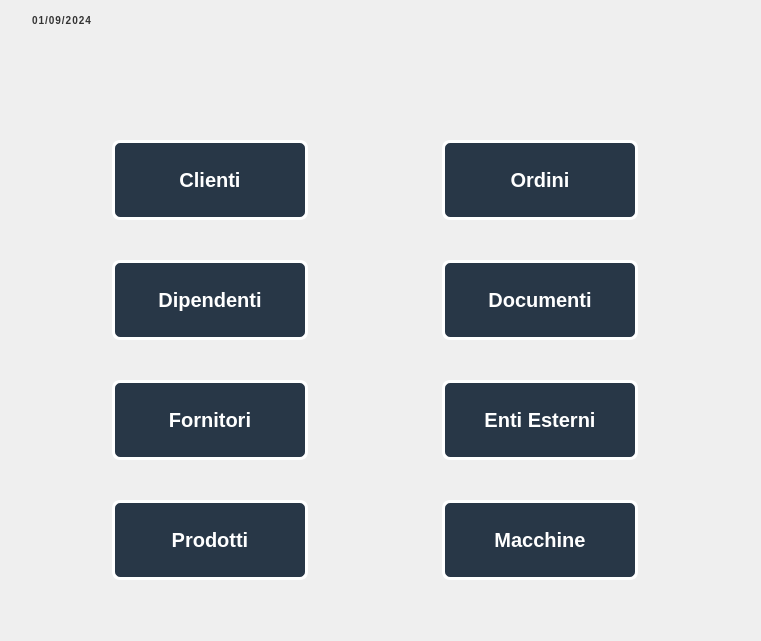
<?xml version="1.0" encoding="UTF-8"?>
<ui version="4.0">
 <class>FinestraHome</class>
 <widget class="QMainWindow" name="FinestraHome">
  <property name="geometry">
   <rect>
    <x>0</x>
    <y>0</y>
    <width>761</width>
    <height>641</height>
   </rect>
  </property>
  <property name="minimumSize">
   <size>
    <width>761</width>
    <height>641</height>
   </size>
  </property>
  <property name="maximumSize">
   <size>
    <width>761</width>
    <height>641</height>
   </size>
  </property>
  <property name="windowTitle">
   <string>Home</string>
  </property>
  <property name="styleSheet">
   <string notr="true"/>
  </property>
  <property name="animated">
   <bool>true</bool>
  </property>
  <widget class="QWidget" name="centralwidget">
   <property name="minimumSize">
    <size>
     <width>761</width>
     <height>641</height>
    </size>
   </property>
   <property name="maximumSize">
    <size>
     <width>761</width>
     <height>641</height>
    </size>
   </property>
   <widget class="QPushButton" name="ButtonListaClienti">
    <property name="geometry">
     <rect>
      <x>110</x>
      <y>130</y>
      <width>200</width>
      <height>100</height>
     </rect>
    </property>
    <property name="styleSheet">
     <string notr="true">QPushButton {
    background-color: #283747;
    border-radius: 8px;
    border: 3px solid #FFFFFF; /* Bordo bianco esterno */
    box-sizing: border-box;
    color: #FFFFFF;
    padding: 8px;
    text-align: center;
    display: inline-block;

    font-size: 20px;
    font-weight: 500;
    line-height: 1.5;
    margin: 10px 2px;
    cursor: pointer;
    transition: color .15s ease-in-out, background-color .15s ease-in-out, border-color .15s ease-in-out, box-shadow .15s ease-in-out;   

}

QPushButton:hover {
    background-color: #1E2230;
    border-color: #FFFFFF; /* Mantieni il bordo bianco al passaggio del mouse */
}

QPushButton:focus {
    background-color: #242835;
    border-color: #FFFFFF; /* Mantieni il bordo bianco al focus */
    box-shadow: rgba(255, 255, 255, 0.15) 0 1px 0 inset, rgba(46, 54, 80, 0.075) 0 1px 1px, rgba(104, 101, 235, 0.5) 0 0 0 32px;
}
</string>
    </property>
    <property name="text">
     <string>Clienti</string>
    </property>
   </widget>
   <widget class="QPushButton" name="ButtonListaOrdini">
    <property name="geometry">
     <rect>
      <x>440</x>
      <y>130</y>
      <width>200</width>
      <height>100</height>
     </rect>
    </property>
    <property name="styleSheet">
     <string notr="true">QPushButton {
    background-color: #283747;
    border-radius: 8px;
    border: 3px solid #FFFFFF; /* Bordo bianco esterno */
    box-sizing: border-box;
    color: #FFFFFF;
    padding: 8px;
    text-align: center;
    display: inline-block;

    font-size: 20px;
    font-weight: 500;
    line-height: 1.5;
    margin: 10px 2px;
    cursor: pointer;
    transition: color .15s ease-in-out, background-color .15s ease-in-out, border-color .15s ease-in-out, box-shadow .15s ease-in-out;   

}

QPushButton:hover {
    background-color: #1E2230;
    border-color: #FFFFFF; /* Mantieni il bordo bianco al passaggio del mouse */
}

QPushButton:focus {
    background-color: #242835;
    border-color: #FFFFFF; /* Mantieni il bordo bianco al focus */
    box-shadow: rgba(255, 255, 255, 0.15) 0 1px 0 inset, rgba(46, 54, 80, 0.075) 0 1px 1px, rgba(104, 101, 235, 0.5) 0 0 0 32px;
}</string>
    </property>
    <property name="text">
     <string>Ordini</string>
    </property>
   </widget>
   <widget class="QPushButton" name="ButtonListaDipendenti">
    <property name="geometry">
     <rect>
      <x>110</x>
      <y>250</y>
      <width>200</width>
      <height>100</height>
     </rect>
    </property>
    <property name="styleSheet">
     <string notr="true">QPushButton {
    background-color: #283747;
    border-radius: 8px;
    border: 3px solid #FFFFFF; /* Bordo bianco esterno */
    box-sizing: border-box;
    color: #FFFFFF;
    padding: 8px;
    text-align: center;
    display: inline-block;

    font-size: 20px;
    font-weight: 500;
    line-height: 1.5;
    margin: 10px 2px;
    cursor: pointer;
    transition: color .15s ease-in-out, background-color .15s ease-in-out, border-color .15s ease-in-out, box-shadow .15s ease-in-out;   

}

QPushButton:hover {
    background-color: #1E2230;
    border-color: #FFFFFF; /* Mantieni il bordo bianco al passaggio del mouse */
}

QPushButton:focus {
    background-color: #242835;
    border-color: #FFFFFF; /* Mantieni il bordo bianco al focus */
    box-shadow: rgba(255, 255, 255, 0.15) 0 1px 0 inset, rgba(46, 54, 80, 0.075) 0 1px 1px, rgba(104, 101, 235, 0.5) 0 0 0 32px;
}
</string>
    </property>
    <property name="text">
     <string>Dipendenti</string>
    </property>
   </widget>
   <widget class="QPushButton" name="ButtonListaDocumenti">
    <property name="geometry">
     <rect>
      <x>440</x>
      <y>250</y>
      <width>200</width>
      <height>100</height>
     </rect>
    </property>
    <property name="styleSheet">
     <string notr="true">QPushButton {
    background-color: #283747;
    border-radius: 8px;
    border: 3px solid #FFFFFF; /* Bordo bianco esterno */
    box-sizing: border-box;
    color: #FFFFFF;
    padding: 8px;
    text-align: center;
    display: inline-block;

    font-size: 20px;
    font-weight: 500;
    line-height: 1.5;
    margin: 10px 2px;
    cursor: pointer;
    transition: color .15s ease-in-out, background-color .15s ease-in-out, border-color .15s ease-in-out, box-shadow .15s ease-in-out;   

}

QPushButton:hover {
    background-color: #1E2230;
    border-color: #FFFFFF; /* Mantieni il bordo bianco al passaggio del mouse */
}

QPushButton:focus {
    background-color: #242835;
    border-color: #FFFFFF; /* Mantieni il bordo bianco al focus */
    box-shadow: rgba(255, 255, 255, 0.15) 0 1px 0 inset, rgba(46, 54, 80, 0.075) 0 1px 1px, rgba(104, 101, 235, 0.5) 0 0 0 32px;
}
</string>
    </property>
    <property name="text">
     <string>Documenti</string>
    </property>
   </widget>
   <widget class="QPushButton" name="ButtonListaFornitori">
    <property name="geometry">
     <rect>
      <x>110</x>
      <y>370</y>
      <width>200</width>
      <height>100</height>
     </rect>
    </property>
    <property name="styleSheet">
     <string notr="true">QPushButton {
    background-color: #283747;
    border-radius: 8px;
    border: 3px solid #FFFFFF; /* Bordo bianco esterno */
    box-sizing: border-box;
    color: #FFFFFF;
    padding: 8px;
    text-align: center;
    display: inline-block;

    font-size: 20px;
    font-weight: 500;
    line-height: 1.5;
    margin: 10px 2px;
    cursor: pointer;
    transition: color .15s ease-in-out, background-color .15s ease-in-out, border-color .15s ease-in-out, box-shadow .15s ease-in-out;   

}

QPushButton:hover {
    background-color: #1E2230;
    border-color: #FFFFFF; /* Mantieni il bordo bianco al passaggio del mouse */
}

QPushButton:focus {
    background-color: #242835;
    border-color: #FFFFFF; /* Mantieni il bordo bianco al focus */
    box-shadow: rgba(255, 255, 255, 0.15) 0 1px 0 inset, rgba(46, 54, 80, 0.075) 0 1px 1px, rgba(104, 101, 235, 0.5) 0 0 0 32px;
}

</string>
    </property>
    <property name="text">
     <string>Fornitori</string>
    </property>
   </widget>
   <widget class="QPushButton" name="ButtonListaEntiEsterni">
    <property name="geometry">
     <rect>
      <x>440</x>
      <y>370</y>
      <width>200</width>
      <height>100</height>
     </rect>
    </property>
    <property name="styleSheet">
     <string notr="true">QPushButton {
    background-color: #283747;
    border-radius: 8px;
    border: 3px solid #FFFFFF; /* Bordo bianco esterno */
    box-sizing: border-box;
    color: #FFFFFF;
    padding: 8px;
    text-align: center;
    display: inline-block;

    font-size: 20px;
    font-weight: 500;
    line-height: 1.5;
    margin: 10px 2px;
    cursor: pointer;
    transition: color .15s ease-in-out, background-color .15s ease-in-out, border-color .15s ease-in-out, box-shadow .15s ease-in-out;   

}

QPushButton:hover {
    background-color: #1E2230;
    border-color: #FFFFFF; /* Mantieni il bordo bianco al passaggio del mouse */
}

QPushButton:focus {
    background-color: #242835;
    border-color: #FFFFFF; /* Mantieni il bordo bianco al focus */
    box-shadow: rgba(255, 255, 255, 0.15) 0 1px 0 inset, rgba(46, 54, 80, 0.075) 0 1px 1px, rgba(104, 101, 235, 0.5) 0 0 0 32px;
}

</string>
    </property>
    <property name="text">
     <string>Enti Esterni</string>
    </property>
   </widget>
   <widget class="QPushButton" name="ButtonListaProdotti">
    <property name="geometry">
     <rect>
      <x>110</x>
      <y>490</y>
      <width>200</width>
      <height>100</height>
     </rect>
    </property>
    <property name="styleSheet">
     <string notr="true">QPushButton {
    background-color: #283747;
    border-radius: 8px;
    border: 3px solid #FFFFFF; /* Bordo bianco esterno */
    box-sizing: border-box;
    color: #FFFFFF;
    padding: 8px;
    text-align: center;
    display: inline-block;

    font-size: 20px;
    font-weight: 500;
    line-height: 1.5;
    margin: 10px 2px;
    cursor: pointer;
    transition: color .15s ease-in-out, background-color .15s ease-in-out, border-color .15s ease-in-out, box-shadow .15s ease-in-out;   

}

QPushButton:hover {
    background-color: #1E2230;
    border-color: #FFFFFF; /* Mantieni il bordo bianco al passaggio del mouse */
}

QPushButton:focus {
    background-color: #242835;
    border-color: #FFFFFF; /* Mantieni il bordo bianco al focus */
    box-shadow: rgba(255, 255, 255, 0.15) 0 1px 0 inset, rgba(46, 54, 80, 0.075) 0 1px 1px, rgba(104, 101, 235, 0.5) 0 0 0 32px;
}

</string>
    </property>
    <property name="text">
     <string>Prodotti</string>
    </property>
   </widget>
   <widget class="QPushButton" name="ButtonListaMacchine">
    <property name="geometry">
     <rect>
      <x>440</x>
      <y>490</y>
      <width>200</width>
      <height>100</height>
     </rect>
    </property>
    <property name="styleSheet">
     <string notr="true">QPushButton {
    background-color: #283747;
    border-radius: 8px;
    border: 3px solid #FFFFFF; /* Bordo bianco esterno */
    box-sizing: border-box;
    color: #FFFFFF;
    padding: 8px;
    text-align: center;
    display: inline-block;

    font-size: 20px;
    font-weight: 500;
    line-height: 1.5;
    margin: 10px 2px;
    cursor: pointer;
    transition: color .15s ease-in-out, background-color .15s ease-in-out, border-color .15s ease-in-out, box-shadow .15s ease-in-out;   

}

QPushButton:hover {
    background-color: #1E2230;
    border-color: #FFFFFF; /* Mantieni il bordo bianco al passaggio del mouse */
}

QPushButton:focus {
    background-color: #242835;
    border-color: #FFFFFF; /* Mantieni il bordo bianco al focus */
    box-shadow: rgba(255, 255, 255, 0.15) 0 1px 0 inset, rgba(46, 54, 80, 0.075) 0 1px 1px, rgba(104, 101, 235, 0.5) 0 0 0 32px;
}

</string>
    </property>
    <property name="text">
     <string>Macchine</string>
    </property>
   </widget>
   <widget class="QLabel" name="labelSfondoFinestraHome">
    <property name="enabled">
     <bool>true</bool>
    </property>
    <property name="geometry">
     <rect>
      <x>0</x>
      <y>0</y>
      <width>761</width>
      <height>641</height>
     </rect>
    </property>
    <property name="layoutDirection">
     <enum>Qt::LeftToRight</enum>
    </property>
    <property name="autoFillBackground">
     <bool>false</bool>
    </property>
    <property name="styleSheet">
     <string notr="true">background-image: url(:/sfondo/25101_XCDaZO);</string>
    </property>
    <property name="text">
     <string/>
    </property>
    <property name="pixmap">
     <pixmap resource="../../../../../../Program Files (x86)/Qt Designer/img.qrc">:/sfondo/25101_XCDaZO</pixmap>
    </property>
    <property name="scaledContents">
     <bool>true</bool>
    </property>
   </widget>
   <widget class="QDateEdit" name="DataTime">
    <property name="geometry">
     <rect>
      <x>30</x>
      <y>0</y>
      <width>111</width>
      <height>41</height>
     </rect>
    </property>
    <property name="styleSheet">
     <string notr="true">
 font-family: 'Montserrat', sans-serif;
  font-size: 10px;
  font-weight: 600;
  line-height: 1.2;
  letter-spacing: 1px;
  text-transform: uppercase;
  color: #333;
  text-align: right;

background-color: rgba(0, 0, 0, 0); /* Completamente trasparente */
border: none; /* Rimuove il bordo */
</string>
    </property>
    <property name="dateTime">
     <datetime>
      <hour>0</hour>
      <minute>0</minute>
      <second>0</second>
      <year>2024</year>
      <month>9</month>
      <day>1</day>
     </datetime>
    </property>
    <property name="displayFormat">
     <string>dd/MM/yyyy</string>
    </property>
   </widget>
   <widget class="QLabel" name="BottonUteneConnesso">
    <property name="geometry">
     <rect>
      <x>710</x>
      <y>10</y>
      <width>31</width>
      <height>21</height>
     </rect>
    </property>
    <property name="styleSheet">
     <string notr="true">image: url(:/icona1/9042808_menu_icon.png);</string>
    </property>
    <property name="text">
     <string/>
    </property>
   </widget>
   <widget class="QLabel" name="BottonTendina">
    <property name="geometry">
     <rect>
      <x>680</x>
      <y>10</y>
      <width>31</width>
      <height>21</height>
     </rect>
    </property>
    <property name="styleSheet">
     <string notr="true">image: url(:/icona2/9042880_profile_circled_icon.png);</string>
    </property>
    <property name="text">
     <string/>
    </property>
   </widget>
   <widget class="QLabel" name="BottonInfoSoftware">
    <property name="geometry">
     <rect>
      <x>650</x>
      <y>10</y>
      <width>31</width>
      <height>21</height>
     </rect>
    </property>
    <property name="styleSheet">
     <string notr="true">image: url(:/icona3/9042463_language_icon.png);</string>
    </property>
    <property name="text">
     <string/>
    </property>
   </widget>
   <widget class="QLabel" name="label_3">
    <property name="geometry">
     <rect>
      <x>150</x>
      <y>40</y>
      <width>441</width>
      <height>31</height>
     </rect>
    </property>
    <property name="styleSheet">
     <string notr="true">image: url(:/sfondo/Grafica GPO gestionale mod.png);</string>
    </property>
    <property name="text">
     <string/>
    </property>
    <property name="pixmap">
     <pixmap>:/sfondo/Grafica GPO gestionale (1).png</pixmap>
    </property>
    <property name="scaledContents">
     <bool>true</bool>
    </property>
   </widget>
   <zorder>labelSfondoFinestraHome</zorder>
   <zorder>ButtonListaClienti</zorder>
   <zorder>ButtonListaDocumenti</zorder>
   <zorder>ButtonListaEntiEsterni</zorder>
   <zorder>ButtonListaMacchine</zorder>
   <zorder>ButtonListaFornitori</zorder>
   <zorder>ButtonListaOrdini</zorder>
   <zorder>ButtonListaProdotti</zorder>
   <zorder>ButtonListaDipendenti</zorder>
   <zorder>DataTime</zorder>
   <zorder>BottonUteneConnesso</zorder>
   <zorder>BottonTendina</zorder>
   <zorder>BottonInfoSoftware</zorder>
   <zorder>label_3</zorder>
  </widget>
 </widget>
 <resources>
  <include location="../../../../../../Program Files (x86)/Qt Designer/img.qrc"/>
  <include location="../../../../../../Program Files (x86)/Qt Designer/icona3.qrc"/>
  <include location="../../../../../../Program Files (x86)/Qt Designer/img2.qrc"/>
  <include location="../../../../../../Program Files (x86)/Qt Designer/img1.qrc"/>
 </resources>
 <connections/>
</ui>
